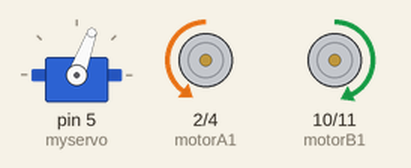
Recording of a sketch running on a simulated Arduino Uno, built with avr-gcc and run on an emulated ATmega328P. Parts: servo, motor-driver pin pairs drawn as motors (green arrow = first pin HIGH = forward, orange = second pin HIGH = backward, longer = more drive, scaled by the enable pin).

Above: at 5.05 s.
At 7.05 s:
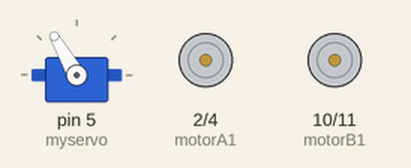
At 7.75 s:
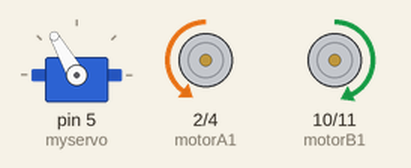
At 9.1 s:
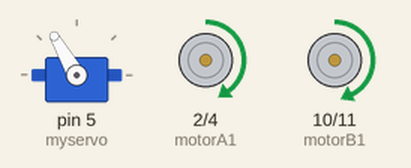
At 10.5 s:
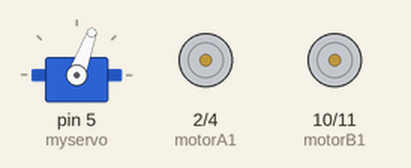
Timing chart, 0 to 12.2 s (numbered marks = the images above):
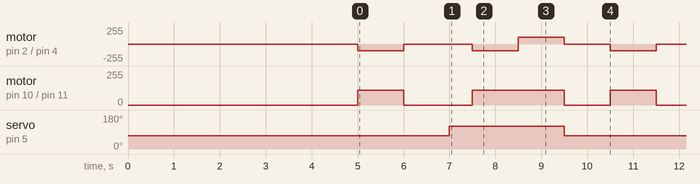

Measured:
- by itself, servo on pin 5 (myservo): alternates 120° for 2.5 s and 70° for 3.0 s
- by itself, motor on pin 10 (motorB1) / pin 11 (motorB2): repeats every 5.5 s: stopped 1.5 s, forward 110/255 2.0 s, stopped 1.0 s, forward 110/255 1.0 s
- by itself, motor on pin 2 (motorA1) / pin 4 (motorA2): repeats every 5.5 s: stopped 1.5 s, backward 100/255 1.0 s, forward 100/255 1.0 s, stopped 1.0 s, backward 100/255 1.0 s

The sketch:

Drawing_Mode.ino
```cpp
#include <Servo.h>

Servo myservo;

//Motor A
int motorA1 = 2;
int motorA2 = 4;
int motorAenb = 3;
#define motorArpm 100 //Any value between 0 and 255

//Motor B
int motorB1 = 10;
int motorB2 = 11;
int motorBenb = 9;
#define motorBrpm 110 //Any value between 0 and 255


void setup(){
  myservo.attach(5);
  pinMode(motorA1, OUTPUT);
  pinMode(motorA2, OUTPUT);
  pinMode(motorAenb, OUTPUT);
  pinMode(motorB1, OUTPUT);
  pinMode(motorB2, OUTPUT);
  pinMode(motorBenb, OUTPUT);

  analogWrite(motorAenb, 0);
  analogWrite(motorBenb, 0);
  myservo.write(70);
  delay(5000);
  myservo.write(120);
}

void loop(){
  myservo.write(70);
  digitalWrite(motorA1, LOW);
  digitalWrite(motorA2, HIGH);
  analogWrite(motorAenb, motorArpm);
  digitalWrite(motorB1, HIGH);
  digitalWrite(motorB2, LOW);
  analogWrite(motorBenb, motorBrpm);
  delay(1000);

  analogWrite(motorAenb, 0);
  analogWrite(motorBenb, 0);
  delay(1000);

  myservo.write(120);
  delay(500);
  digitalWrite(motorA1, LOW);
  digitalWrite(motorA2, HIGH);
  analogWrite(motorAenb, motorArpm);
  digitalWrite(motorB1, HIGH);
  digitalWrite(motorB2, LOW);
  analogWrite(motorBenb, motorBrpm);
  delay(1000);
  digitalWrite(motorA1, HIGH);
  digitalWrite(motorA2, LOW);
  analogWrite(motorAenb, motorArpm);
  digitalWrite(motorB1, HIGH);
  digitalWrite(motorB2, LOW);
  analogWrite(motorBenb, motorBrpm);
  delay(1000);
  analogWrite(motorAenb, 0);
  analogWrite(motorBenb, 0);
  myservo.write(70);
  delay(1000);
}
```
